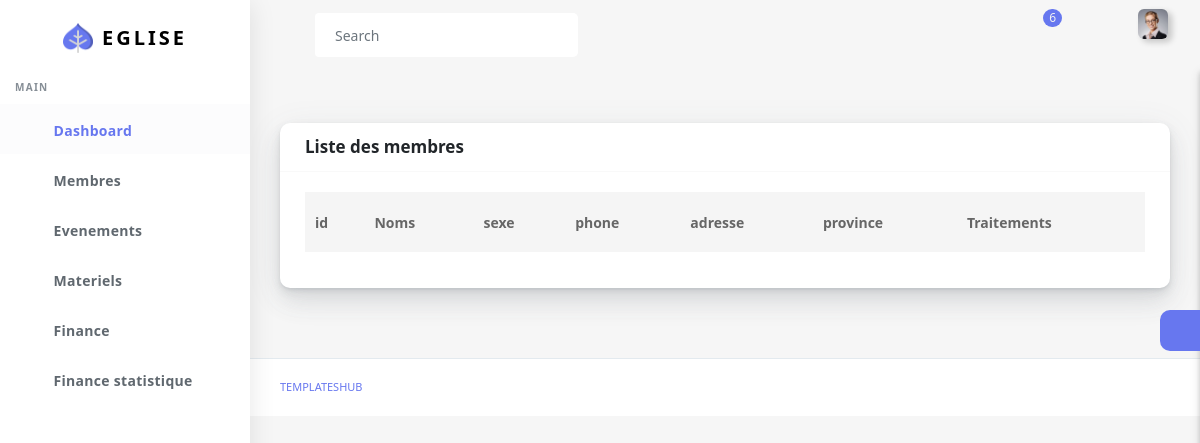
/membreRead/ (signed in), run on an earlier commit of the app's database.
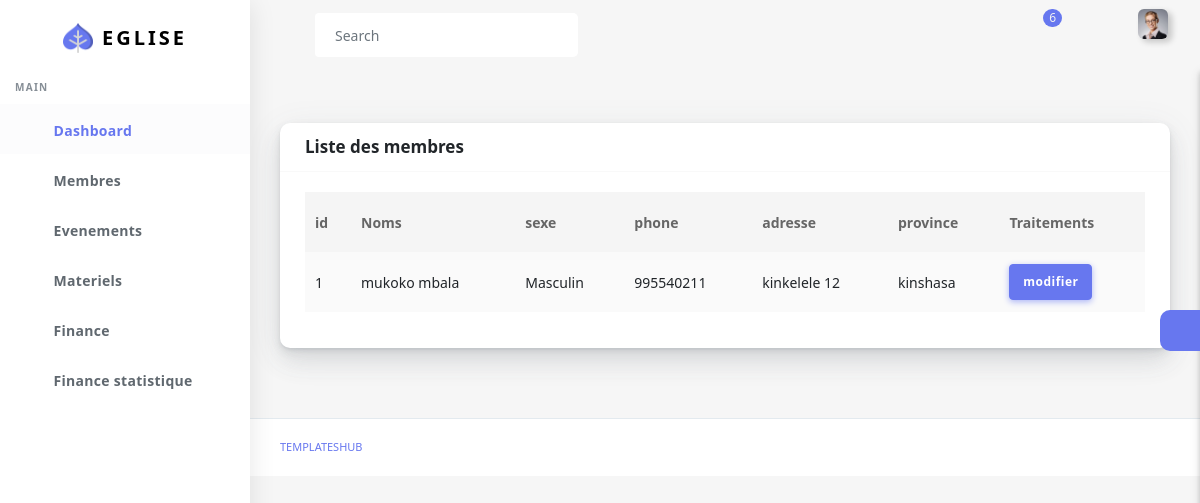
And on a later commit of the database.
### eglise/models.py (models this page shows, shortened)
class Membre(models.Model):
    noms = models.CharField(max_length= 60)
    TYPESEXE = [
        ('Masculin', 'masculin') ,
        ('Feminin', 'feminin')
    ]
    sexe = models.CharField(max_length = 15 , choices = TYPESEXE)
    phone = models.IntegerField()
    adresse = models.CharField(max_length = 80 , null = True )
    province = models.CharField(max_length = 40 , null = True)
    userMembre = models.ForeignKey(User , on_delete = models.CASCADE , null = True)
    departement = models.ForeignKey(Departement, on_delete = models.CASCADE , null = True)
    TYPEETAT = [
                ('marie','Marie') ,
                ('celibateur' , 'Celibateur') ,
                ('veuve' , 'Veuve') ,
                ('divorce' , 'Divorce') ,
                ('veuf' , 'Veuf')
            ]
    etatCivil   = models.CharField(max_length = 30 , choices = TYPEETAT , null = True)
    deces = models.CharField(max_length = 30 , default = 'non', null = True)
    typeM = models.CharField(max_length = 30 , default = 'membre', null = True)

### eglise/views.py (the view)
# urls.py: path('membreRead/', membreRead , name = 'membreRead') ,
@login_required()
def membreRead(request):
    profil = Profil.objects.filter(user = request.user).first()
    fonction = profil.fonction.nomFonction if profil else None
    lst = Membre.objects.filter(userMembre = request.user).all()
    return render(request , 'back/membreRead.html',{'fonction':fonction , 'lst': lst})

### eglise/templates/back/membreRead.html (shortened to what this page needs)
<!DOCTYPE html>
<html lang="en">
  {% load static %}
<head>
  <link rel="stylesheet" href="{% static 'back/assets/css/app.min.css'%}">
  <link rel="stylesheet" href="{% static 'back/assets/bundles/datatables/datatables.min.css'%}">
  <link rel="stylesheet" href="{% static 'back/assets/bundles/datatables/DataTables-1.10.16/css/dataTables.bootstrap4.min.css'%}">
  <link rel="stylesheet" href="{% static 'back/assets/css/style.css'%}">
  <link rel="stylesheet" href="{% static 'back/assets/css/components.css'%}">
  <link rel="stylesheet" href="{% static 'back/assets/css/custom.css'%}">
</head>
<body>
  <div id="app">
    <div class="main-wrapper main-wrapper-1">
      <div class="navbar-bg"></div>
     {% include "back/query/nav.html" %}
      {% include "back/query/sidebar.html" %}
      <div class="main-content">
        <section class="section">
          <div class="section-body">
            <div class="row">
              <div class="col-12">
                <div class="card">
                  <div class="card-header">
                    <h4>Liste des membres</h4>
                  </div>
                  <div class="card-body">
                    <div class="table-responsive">
                      <table class="table table-striped table-hover" id="tableExport" style="width:100%;">
                        <thead>
                          <tr>
                            <th>id</th>
                            <th>Noms</th>
                            <th>sexe</th>
                            <th>phone</th>
                            <th>adresse</th>
                            <th>province</th>
                            <th>Traitements</th>
                          </tr>
                        </thead>
                        <tbody>
                          {% for listes in lst %}
                          <tr>
                            <td>{{listes.id}}</td>
                            <td>{{listes.noms}}</td>
                            <td>{{listes.sexe}}</td>
                             <td>{{listes.phone}}</td>
                            <td>{{listes.adresse}}</td>
                            <td>{{listes.province}}</td>
                            <td>
                              <a href="" class="btn btn-primary">modifier</a>
                            </td>
                          </tr>
                          {% endfor %}
                        </tbody>
                      </table>
                    </div>
                  </div>
                </div>
              </div>
            </div>
          </div>
        </section>
        <div class="settingSidebar">
          <a href="javascript:void(0)" class="settingPanelToggle"> <i class="fa fa-spin fa-cog"></i>
          </a>
        </div>
      </div>
      <footer class="main-footer">
        <div class="footer-left">
          <a href="templateshub.net">Templateshub</a></a>
        </div>
      </footer>
    </div>
  </div>
</body>
</html>

What changed in the data, as far as the page shows it:
added Membre: id "1", noms "mukoko mbala", sexe "Masculin", phone "995540211", adresse "kinkelele 12", province "kinshasa"
